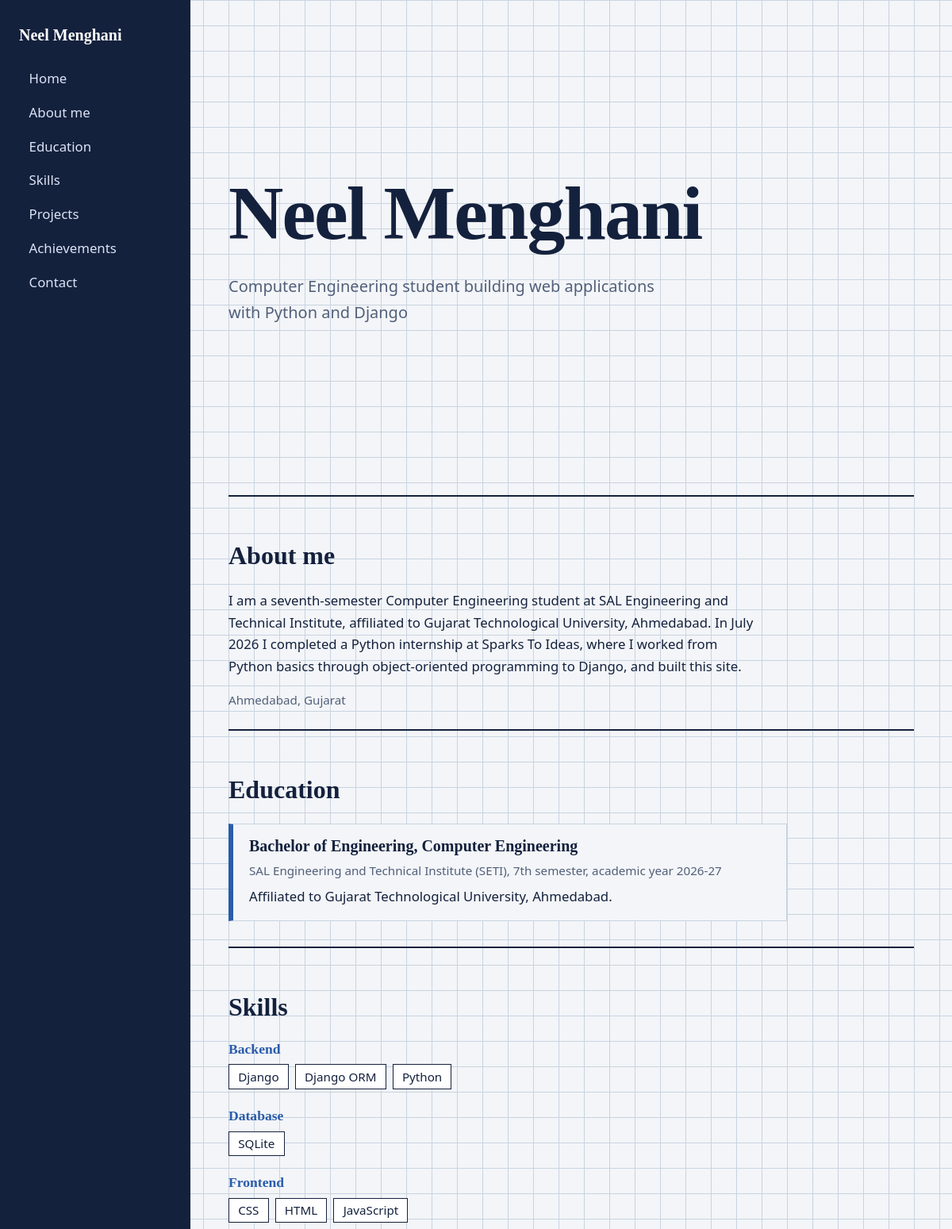
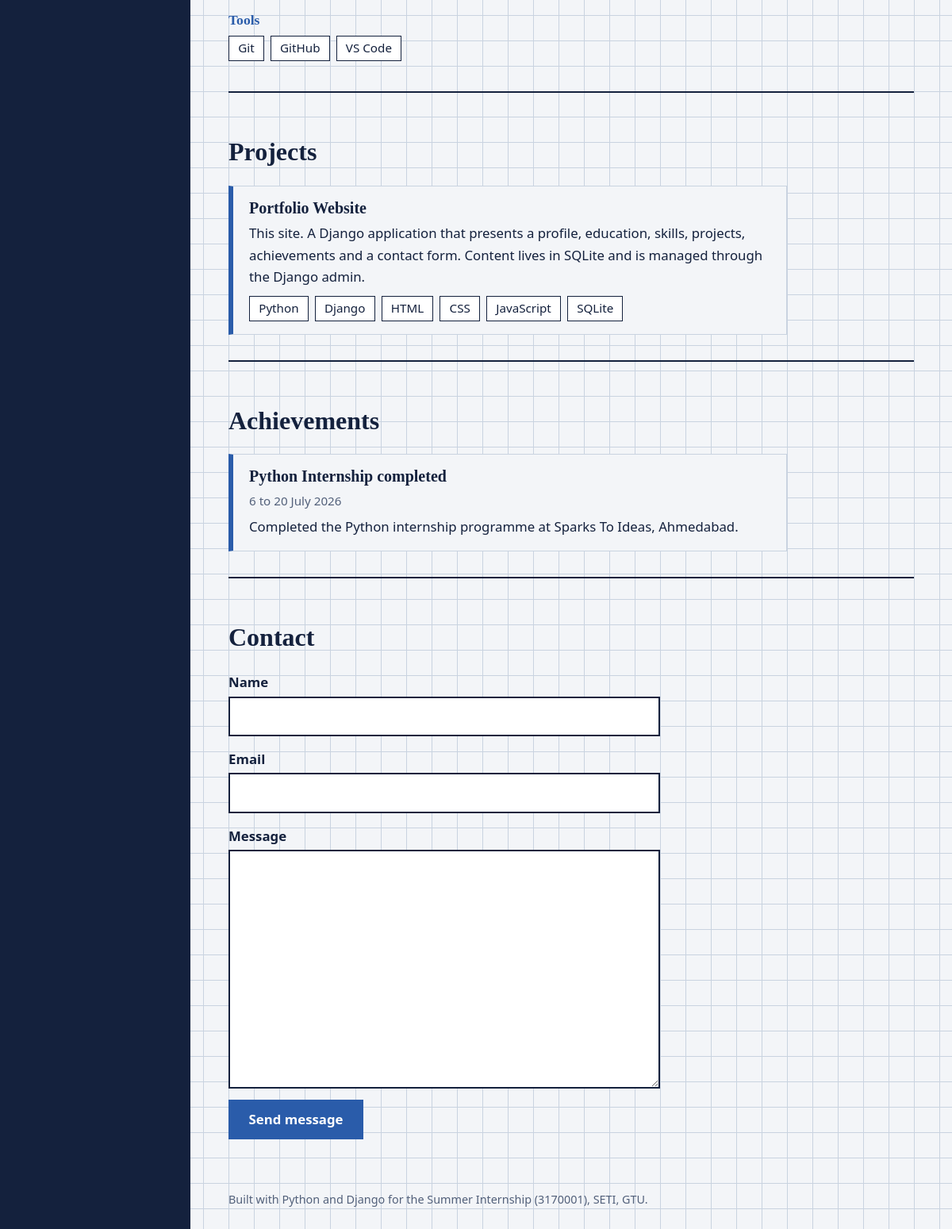
The page / on the database its author committed (2 pictures, top to bottom).
### portfolio/models.py (models this page shows, shortened)
class Profile(models.Model):
    name = models.CharField(max_length=80)
    headline = models.CharField(max_length=160)
    about = models.TextField()
    location = models.CharField(max_length=80, blank=True)
    email = models.EmailField(blank=True)
    github = models.URLField(blank=True)
    linkedin = models.URLField(blank=True)

class Education(models.Model):
    institution = models.CharField(max_length=120)
    degree = models.CharField(max_length=120)
    period = models.CharField(max_length=60)
    details = models.TextField(blank=True)
    class Meta:
        verbose_name_plural = "education"

class Skill(models.Model):
    name = models.CharField(max_length=50)
    category = models.CharField(max_length=40)

class Project(models.Model):
    title = models.CharField(max_length=100)
    description = models.TextField()
    tech = models.CharField(max_length=160, help_text="Comma-separated technologies")
    link = models.URLField(blank=True)
    def tech_list(self):
        return [t.strip() for t in self.tech.split(",") if t.strip()]

class Achievement(models.Model):
    title = models.CharField(max_length=120)
    description = models.TextField()
    when = models.CharField(max_length=60)

### portfolio/views.py (the view)
# urls.py: 2. Add a URL to urlpatterns:  path('', views.home, name='home')
def home(request):
    context = {
        "p": Profile.objects.first(),
        "education": Education.objects.all(),
        "skills": Skill.objects.order_by("category", "name"),
        "projects": Project.objects.all(),
        "achievements": Achievement.objects.all(),
        "form": ContactForm(),
    }
    return render(request, "portfolio/home.html", context)

### portfolio/forms.py
class ContactForm(forms.ModelForm):
    class Meta:
        model = ContactMessage
        fields = ["name", "email", "message"]

### portfolio/templates/portfolio/home.html (shortened to what this page needs)
{% load static %}<!DOCTYPE html>
<html lang="en">
<head>
  <link rel="stylesheet" href="{% static 'portfolio/css/style.css' %}">
</head>
<body>
<header class="rail">
  <div class="who">{{ p.name }}</div>
  <nav aria-label="Sections">
    <a href="#home">Home</a><a href="#about">About me</a><a href="#education">Education</a><a href="#skills">Skills</a>
    <a href="#projects">Projects</a><a href="#achievements">Achievements</a><a href="#contact">Contact</a>
  </nav>
</header>
<main>
  <div class="hero" id="home"><h1>{{ p.name }}</h1><p>{{ p.headline }}</p></div>
  <section id="about"><h2>About me</h2><p style="max-width:42rem">{{ p.about }}</p>
    {% if p.location %}<p class="meta">{{ p.location }}</p>{% endif %}</section>
  <section id="education"><h2>Education</h2>
    {% for e in education %}<div class="item"><h3>{{ e.degree }}</h3><p class="meta">{{ e.institution }}, {{ e.period }}</p>
      {% if e.details %}<p>{{ e.details }}</p>{% endif %}</div>{% empty %}<p>Add education in the admin.</p>{% endfor %}</section>
  <section id="skills"><h2>Skills</h2>
    {% regroup skills by category as groups %}
    {% for g in groups %}<div class="group"><h3>{{ g.grouper }}</h3><ul class="skillset">
      {% for s in g.list %}<li>{{ s.name }}</li>{% endfor %}</ul></div>{% empty %}<p>Add skills in the admin.</p>{% endfor %}</section>
  <section id="projects"><h2>Projects</h2>
    {% for pr in projects %}<div class="item"><h3>{{ pr.title }}</h3><p>{{ pr.description }}</p>
      <ul class="tags">{% for t in pr.tech_list %}<li>{{ t }}</li>{% endfor %}</ul>
      {% if pr.link %}<p><a href="{{ pr.link }}">View project</a></p>{% endif %}</div>{% empty %}<p>Add projects in the admin.</p>{% endfor %}</section>
  <section id="achievements"><h2>Achievements</h2>
    {% for a in achievements %}<div class="item"><h3>{{ a.title }}</h3><p class="meta">{{ a.when }}</p><p>{{ a.description }}</p></div>
    {% empty %}<p>Add achievements in the admin.</p>{% endfor %}</section>
  <section id="contact"><h2>Contact</h2>
    <form method="post" action="{% url 'contact' %}">{% csrf_token %}
      <label>Name {{ form.name }}</label><label>Email {{ form.email }}</label><label>Message {{ form.message }}</label>
      <button class="send" type="submit">Send message</button></form>
  </section>
  <footer>Built with Python and Django for the Summer Internship (3170001), SETI, GTU.</footer>
</main>
</body>
</html>

### portfolio/static/portfolio/css/style.css (style rules this page uses)
:root { --paper:#f3f5f8;--ink:#14213d;--blue:#2a5caa;--amber:#e0a100;--line:#c9d3e0;--mute:#52607a }
* { box-sizing:border-box }
html { scroll-behavior:smooth }
body { margin:0;background:var(--paper);color:var(--ink);font:1.05rem/1.65 system-ui,-apple-system,"Segoe UI",sans-serif; background-image:linear-gradient(var(--line) 1px,transparent 1px),linear-gradient(90deg,var(--line) 1px,transparent 1px);background-size:32px 32px;background-attachment:fixed }
h1,h2,h3 { font-family:"Iowan Old Style","Palatino Linotype",Georgia,serif;line-height:1.15;margin:0 }
a { color:var(--blue) }
.rail { position:fixed;inset:0 auto 0 0;width:15rem;padding:2rem 1.5rem;background:var(--ink);color:#fff;display:flex;flex-direction:column;gap:1.5rem }
.rail .who { font:700 1.25rem/1.2 Georgia,serif }
.rail nav { display:flex;flex-direction:column;gap:.35rem }
.rail a { color:#dbe4f5;text-decoration:none;padding:.3rem .6rem;border-left:3px solid transparent }
main { margin-left:15rem;padding:0 3rem 4rem;max-width:62rem }
.hero { min-height:78vh;display:flex;flex-direction:column;justify-content:center }
.hero h1 { font-size:clamp(3rem,8vw,6rem);letter-spacing:-.02em }
.hero p { max-width:34rem;font-size:1.25rem;color:var(--mute);margin:1.2rem 0 0 }
section { padding:3.5rem 0 1rem;border-top:2px solid var(--ink) }
section h2 { font-size:2rem;margin-bottom:1.5rem }
.item { background:var(--paper);border:1px solid var(--line);border-left:6px solid var(--blue);padding:1rem 1.25rem;margin-bottom:1rem;max-width:44rem }
.item h3 { font-size:1.25rem }
.meta { color:var(--mute);margin:.2rem 0 .5rem;font-size:.95rem }
.item p { margin:.4rem 0 0 }
.tags,.skillset { display:flex;flex-wrap:wrap;gap:.5rem;margin:.6rem 0 0;padding:0;list-style:none }
.tags li,.skillset li { border:1px solid var(--ink);padding:.15rem .7rem;font-size:.95rem;background:#fff }
.group { margin-bottom:1.4rem }
.group h3 { font-size:1.1rem;color:var(--blue);margin-bottom:.3rem }
form { display:grid;gap:.9rem;max-width:34rem }
label { display:grid;gap:.25rem;font-weight:600 }
input,textarea { font:inherit;padding:.6rem .7rem;border:2px solid var(--ink);background:#fff }
button.send { justify-self:start;font:inherit;font-weight:700;background:var(--blue);color:#fff;border:0;padding:.7rem 1.6rem;cursor:pointer }
footer { margin:3rem 0 0;color:var(--mute);font-size:.9rem }

### rows shown on the page
Profile: name "Neel Menghani", headline "Computer Engineering student building web applications with Python and Django", about "I am a seventh-semester Computer Engineering student at SAL Engineering and Technical Institute, affiliated to Gujarat Technological University, Ahmedabad. In July 2026 I completed a Python internship at Sparks To Ideas, where I worked from Python basics through object-oriented programming to Django, and built this site.", location "Ahmedabad, Gujarat"
Education: degree "Bachelor of Engineering, Computer Engineering", institution "SAL Engineering and Technical Institute (SETI)", period "7th semester, academic year 2026-27", details "Affiliated to Gujarat Technological University, Ahmedabad."
Skill: grouper "Backend", name "Django"
Skill: name "Django ORM"
Skill: name "Python"
Skill: grouper "Database", name "SQLite"
Skill: grouper "Frontend", name "CSS"
Skill: name "HTML"
Skill: name "JavaScript"
Skill: grouper "Tools", name "Git"
Skill: name "GitHub"
Skill: name "VS Code"
Project: title "Portfolio Website", description "This site. A Django application that presents a profile, education, skills, projects, achievements and a contact form. Content lives in SQLite and is managed through the Django admin.", tech_list "Python" "Django" "HTML" "CSS" "JavaScript" "SQLite"
Achievement: title "Python Internship completed", when "6 to 20 July 2026", description "Completed the Python internship programme at Sparks To Ideas, Ahmedabad."
